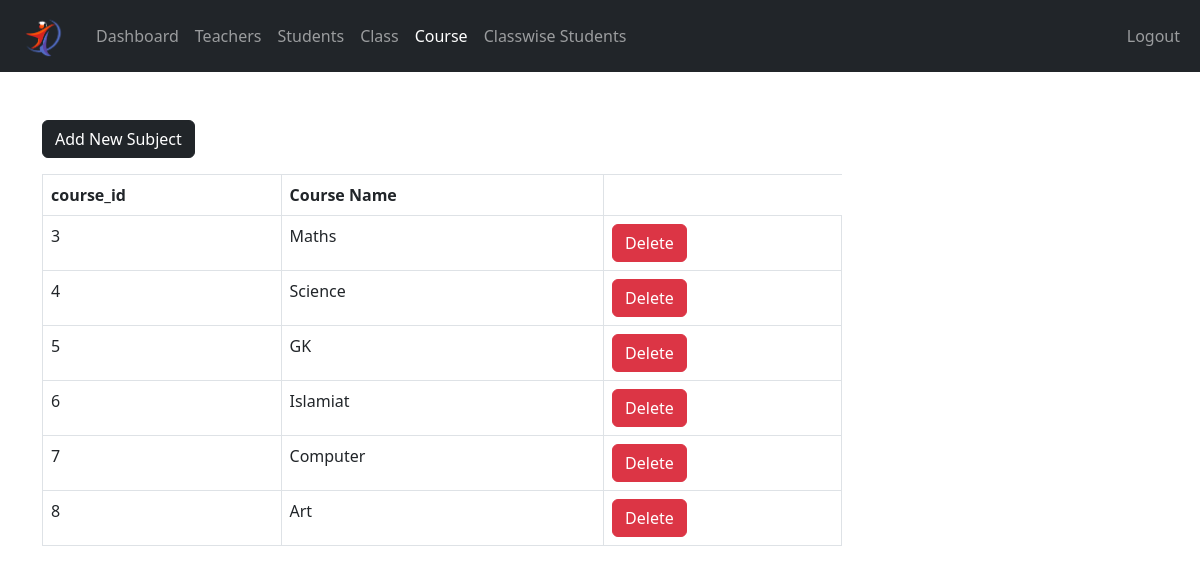
The app's page /UI/admin/course.php (signed in) with its own data.
### tables this page shows
CREATE TABLE `subject` (
  `idSubject` int(11) NOT NULL AUTO_INCREMENT,
  `name` varchar(45) NOT NULL,
  PRIMARY KEY (`idSubject`)
);

### UI/admin/data/subject.php (called while the page is built, shortened)
<?php
function getAllSubjects($conn)
{
  $sql = "SELECT * FROM subject";
  $stmt = $conn->prepare($sql);
  $stmt->execute();
  if ($stmt->rowCount() >= 1) {
    $subjects = $stmt->fetchAll();
    return $subjects;
  } else {
    return 0;
  }
}
?>

### UI/admin/course.php (the view, shortened to what this page needs)
<?php
if (isset($_SESSION['UserID']) &&
    isset($_SESSION['role'])) {
    if ($_SESSION['role'] == 'Admin') {
       include "../DB_connection.php";
       include "data/subject.php";
       include "data/class.php";
       $courses = getAllSubjects($conn);
 ?>
<!DOCTYPE html>
<html lang="en">
<head>
	<link rel="stylesheet" href="https://cdn.jsdelivr.net/npm/bootstrap@5.2.0/dist/css/bootstrap.min.css">
	<link rel="stylesheet" href="../css/style.css">
  <link rel="stylesheet" href="https://cdnjs.cloudflare.com/ajax/libs/font-awesome/4.7.0/css/font-awesome.min.css">
</head>
<body>
    <?php
        include "inc/navbar.php";
        if ($courses != 0) {
     ?>
     <div class="container mt-5">
        <a href="course-add.php"
           class="btn btn-dark">Add New Subject</a>
           <div class="table-responsive">
              <table class="table table-bordered mt-3 n-table">
                <thead>
                  <tr>
                    <th scope="col">course_id</th>
                    <th scope="col">Course Name</th>
                  </tr>
                </thead>
                <tbody>
                  <?php $i = 0; foreach ($courses as $course ) {
                    $i++;  ?>
                  <tr>
                    <td>
                      <?php
                          echo $course['idSubject'];
                       ?>
                    </td>
                    <td>
                      <?php
                          echo $course['name'];
                       ?>
                    </td>
                    <td>
                        <a href="course-delete.php?idSubject=<?=$course['idSubject']?>"
                           class="btn btn-danger">Delete</a>
                    </td>
                  </tr>
                <?php } ?>
                </tbody>
              </table>
           </div>
         <?php } ?>
     </div>
</body>
</html>
<?php
  }else {
    header("Location: ../login.php");
    exit;
  }
}else {
	header("Location: ../login.php");
	exit;
}
?>

### UI/admin/inc/navbar.php (shortened to what this page needs)
<nav class="navbar navbar-expand-lg navbar-dark bg-dark">
  <div class="container-fluid">
    <a class="navbar-brand" href="index.php">
      <img src="../logo.png" width="60">
    </a>
    <div class="collapse navbar-collapse" id="navbarSupportedContent">
      <ul class="navbar-nav me-auto mb-2 mb-lg-0"
          id="navLinks">
        <li class="nav-item">
          <a class="nav-link"
             aria-current="page"
             href="index.php">Dashboard</a>
        </li>
        <li class="nav-item">
          <a class="nav-link" href="teacher.php">Teachers</a>
        </li>
        <li class="nav-item">
          <a class="nav-link" href="student.php">Students</a>
        </li>
        <li class="nav-item">
          <a class="nav-link" href="class.php">Class</a>
        </li>
        <li class="nav-item">
          <a class="nav-link" href="course.php">Course</a>
        </li>
        <li class="nav-item">
          <a class="nav-link" href="class_wise_student.php">Classwise Students</a>
        </li>
      </ul>
      <ul class="navbar-nav me-right mb-2 mb-lg-0">
        <li class="nav-item">
          <a class="nav-link" href="../logout.php">Logout</a>
        </li>
      </ul>
  </div>
    </div>
</nav>

### UI/css/style.css (style rules this page uses)
.n-table { max-width: 800px; }

### records on screen
subject: idSubject "3", name "Maths"
subject: idSubject "4", name "Science"
subject: idSubject "5", name "GK"
subject: idSubject "6", name "Islamiat"
subject: idSubject "7", name "Computer"
subject: idSubject "8", name "Art"
